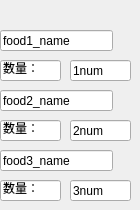
      <widget class="QWidget" name="page_15">
       <widget class="QLineEdit" name="s2_food2_name">
        <property name="geometry">
         <rect>
          <x>0</x>
          <y>90</y>
          <width>113</width>
          <height>21</height>
         </rect>
        </property>
        <property name="text">
         <string>food2_name</string>
        </property>
       </widget>
       <widget class="QLineEdit" name="food1_name_6">
        <property name="geometry">
         <rect>
          <x>0</x>
          <y>120</y>
          <width>61</width>
          <height>21</height>
         </rect>
        </property>
        <property name="text">
         <string>数量：</string>
        </property>
       </widget>
       <widget class="QLineEdit" name="food1_name_7">
        <property name="geometry">
         <rect>
          <x>0</x>
          <y>60</y>
          <width>61</width>
          <height>21</height>
         </rect>
        </property>
        <property name="text">
         <string>数量：</string>
        </property>
       </widget>
       <widget class="QLineEdit" name="s2_food1_name">
        <property name="geometry">
         <rect>
          <x>0</x>
          <y>30</y>
          <width>113</width>
          <height>21</height>
         </rect>
        </property>
        <property name="text">
         <string>food1_name</string>
        </property>
       </widget>
       <widget class="QLineEdit" name="s2_food3_name">
        <property name="geometry">
         <rect>
          <x>0</x>
          <y>150</y>
          <width>113</width>
          <height>21</height>
         </rect>
        </property>
        <property name="text">
         <string>food3_name</string>
        </property>
       </widget>
       <widget class="QLineEdit" name="food1_name_10">
        <property name="geometry">
         <rect>
          <x>0</x>
          <y>180</y>
          <width>61</width>
          <height>21</height>
         </rect>
        </property>
        <property name="text">
         <string>数量：</string>
        </property>
       </widget>
       <widget class="QLineEdit" name="s2_food1_num">
        <property name="geometry">
         <rect>
          <x>70</x>
          <y>60</y>
          <width>61</width>
          <height>21</height>
         </rect>
        </property>
        <property name="text">
         <string>1num</string>
        </property>
       </widget>
       <widget class="QLineEdit" name="s2_food2_num">
        <property name="geometry">
         <rect>
          <x>70</x>
          <y>120</y>
          <width>61</width>
          <height>21</height>
         </rect>
        </property>
        <property name="text">
         <string>2num</string>
        </property>
       </widget>
       <widget class="QLineEdit" name="s2_food3_num">
        <property name="geometry">
         <rect>
          <x>70</x>
          <y>180</y>
          <width>61</width>
          <height>21</height>
         </rect>
        </property>
        <property name="text">
         <string>3num</string>
        </property>
       </widget>
      </widget>
